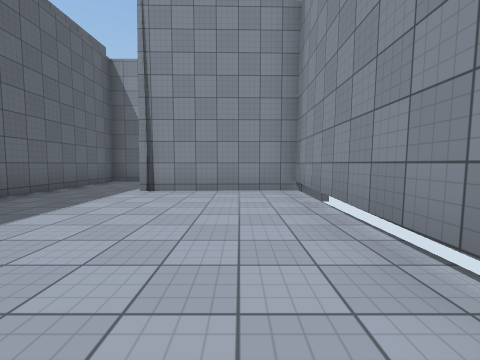
[1] (above)

24 first-person views from a walk through a 3-D level made in the Unity game engine. The camera is 1.3 m above the floor, tilts 4° down and sees 90° across. The floor is counted in squares, 2 m on a side. Each view is taken from the middle of a square. On the plan, view 1 faces up. The plan holds only what a view shows up to about 9 squares ahead; the rest is blank. The place goes on beyond the plan. The player character is not drawn. Surface patterns are stand-ins for the level's own textures.

[2]
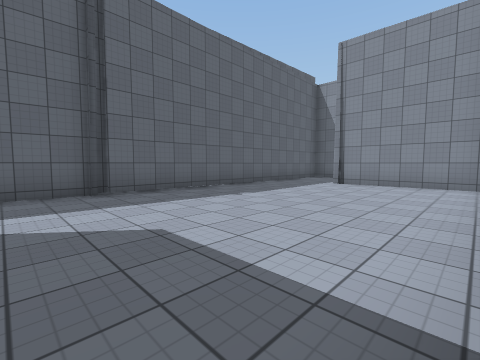

[3]
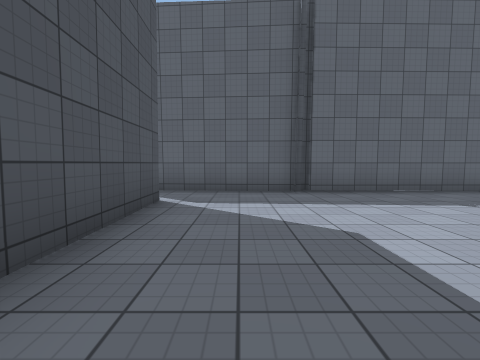

[4]
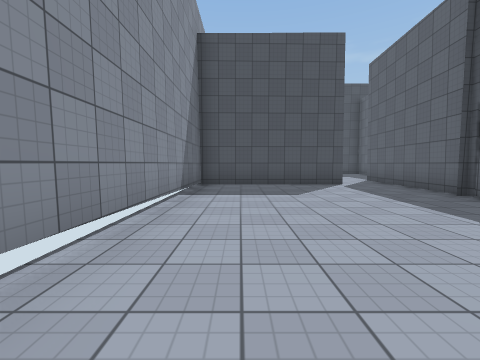

[5]
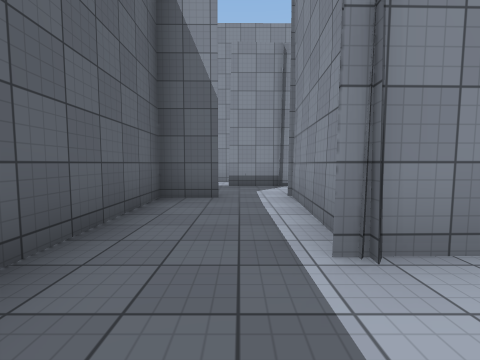

[6]
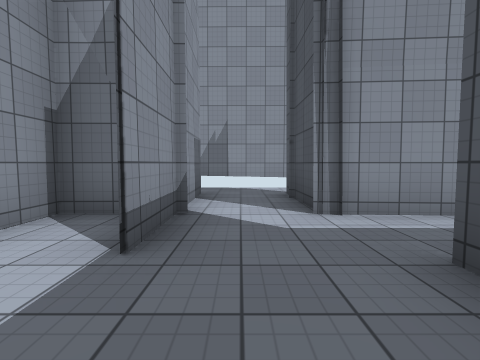

[7]
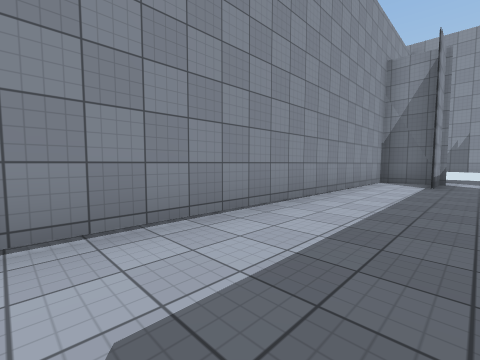

[8]
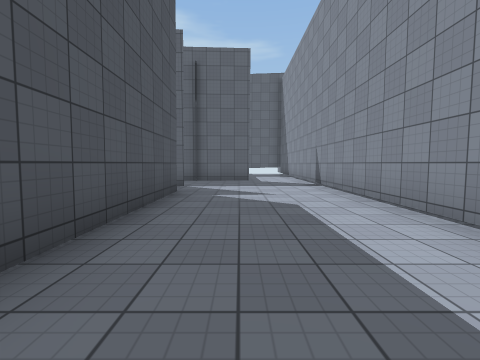

[9]
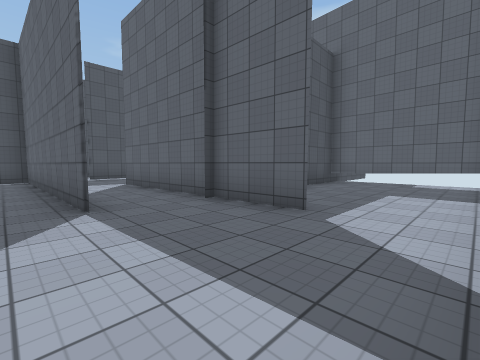

[10]
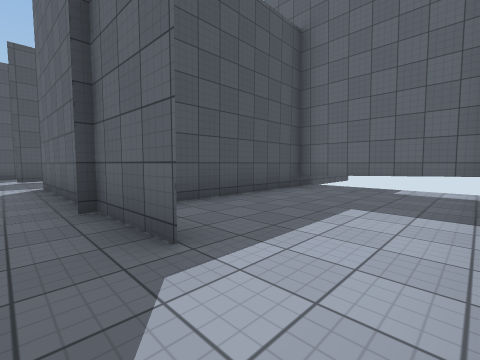

[11]
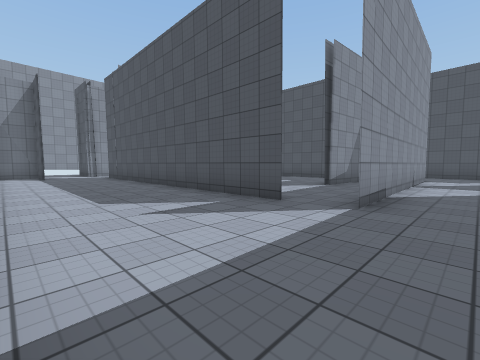

[12]
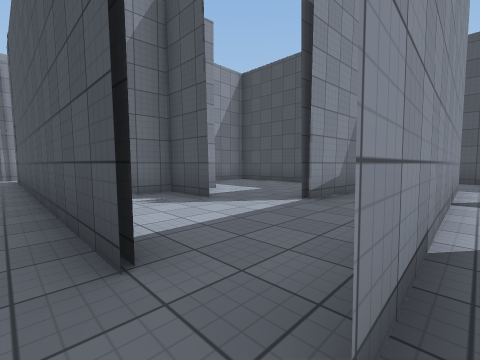

[13]
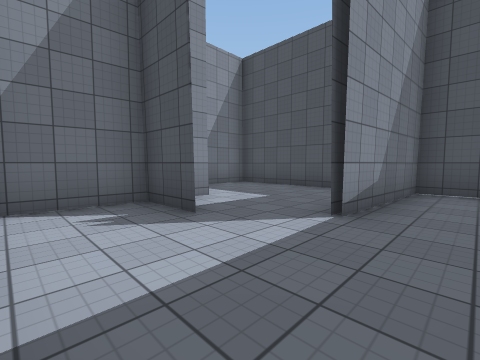

[14]
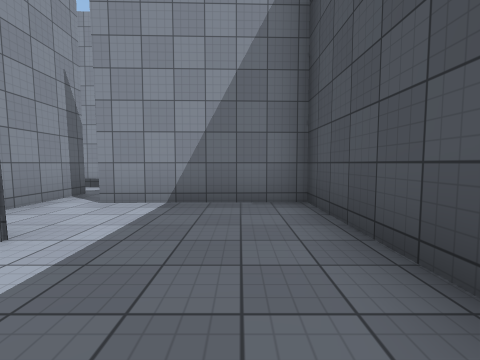

[15]
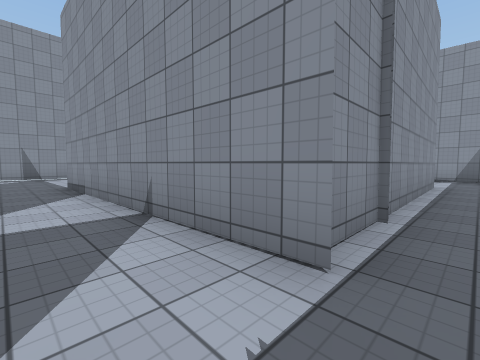

[16]
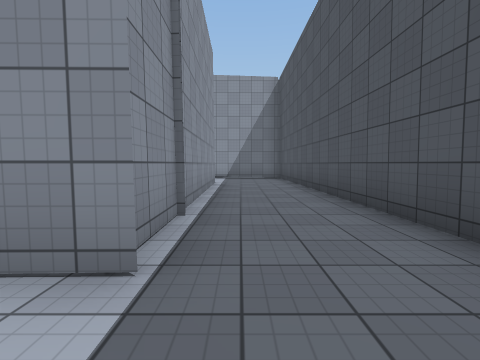

[17]
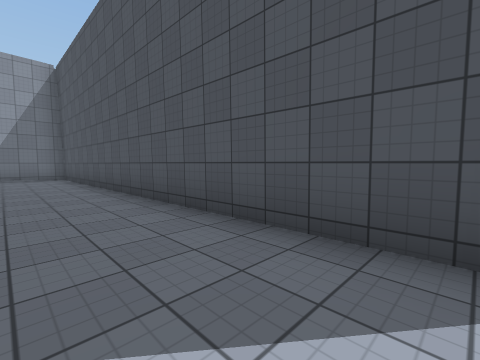

[18]
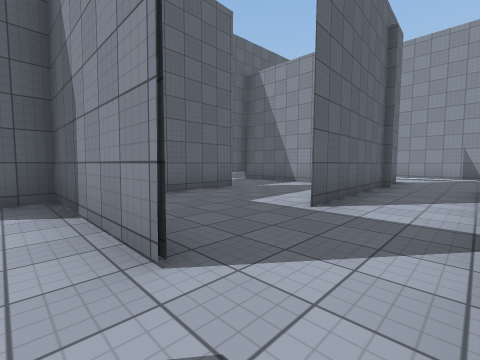

[19]
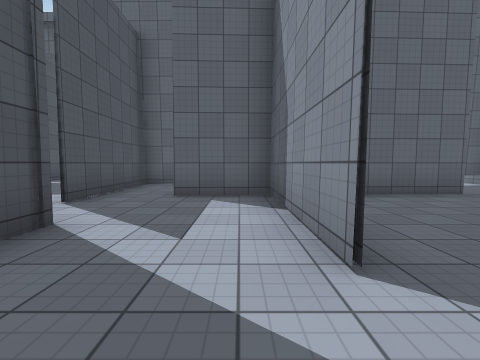

[20]
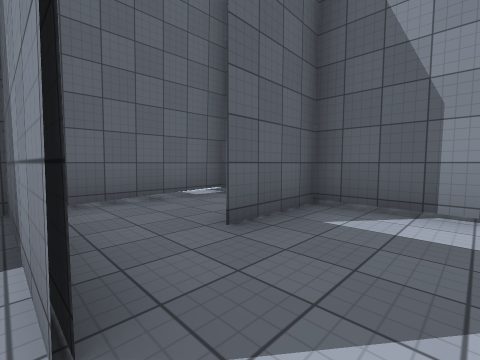

[21]
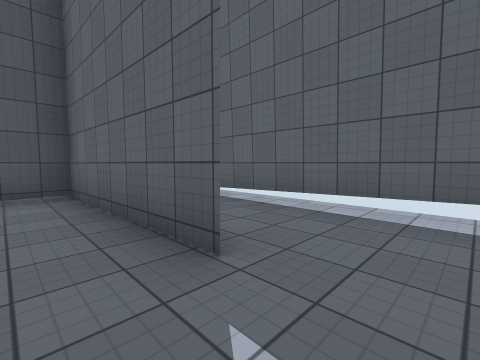

[22]
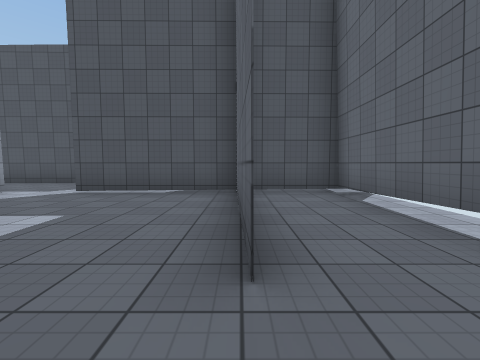

[23]
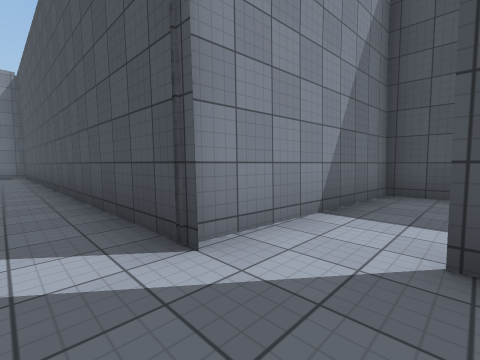

[24]
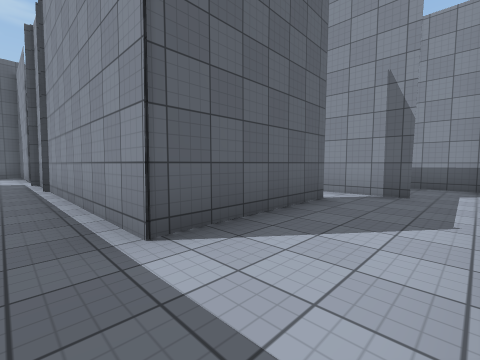

### Floor plan
Key: @ floor where view 1 was taken; # wall or solid block; x gap in a wall; . floor.
Columns run from 22 left of view 1 to 2 right of it. Each row starts with its distance up from view 1.
 13       ###############
 12  #..................#
 11  #.................####.#
 10  #....#.................#
  9  #....#...#########.###.#
  8  ######.#....##  #..#
  7  #....#.#....## ###.#
  6  #....#.#...#####.#.#####
  5  #.#..#.#.#..#.x..#.....#
  4 #..#....#.#....#..#.....#
  3 #..#....#.#....#..#.....#
  2 #######.########..#.....#
  1 #..#..............#.....#
  0 #..#.............##...@.#
 -1 #.....############......#
 -2 #####.#          #......#
 -3   ....#          #.######
 -4     .##          #.
 -5      #           #.

Where each view was taken, in squares from view 1:
view 1: 0 up, 0 right, facing up
view 2: 2 down, 1 right, facing up-left
view 3: 2 down, 1 right, facing left
view 4: 4 up, 0 right, facing down
view 5: 4 up, 3 left, facing up
view 6: 10 up, 5 left, facing right
view 7: 10 up, 11 left, facing up-right
view 8: 10 up, 7 left, facing left
view 9: 12 up, 13 left, facing down-left
view 10: 12 up, 15 left, facing down-left
view 11: 12 up, 15 left, facing down-right
view 12: 9 up, 14 left, facing down-right
view 13: 8 up, 13 left, facing down-right
view 14: 3 up, 11 left, facing right
view 15: 1 up, 15 left, facing up-right
view 16: 1 up, 15 left, facing right
view 17: 1 up, 16 left, facing down-right
view 18: 1 up, 14 left, facing up-left
view 19: 1 up, 14 left, facing left
view 20: 2 down, 17 left, facing up-left
view 21: 7 up, 18 left, facing down-left
view 22: 7 up, 19 left, facing down
view 23: 0 up, 18 left, facing down-right
view 24: 1 up, 5 left, facing up-left
